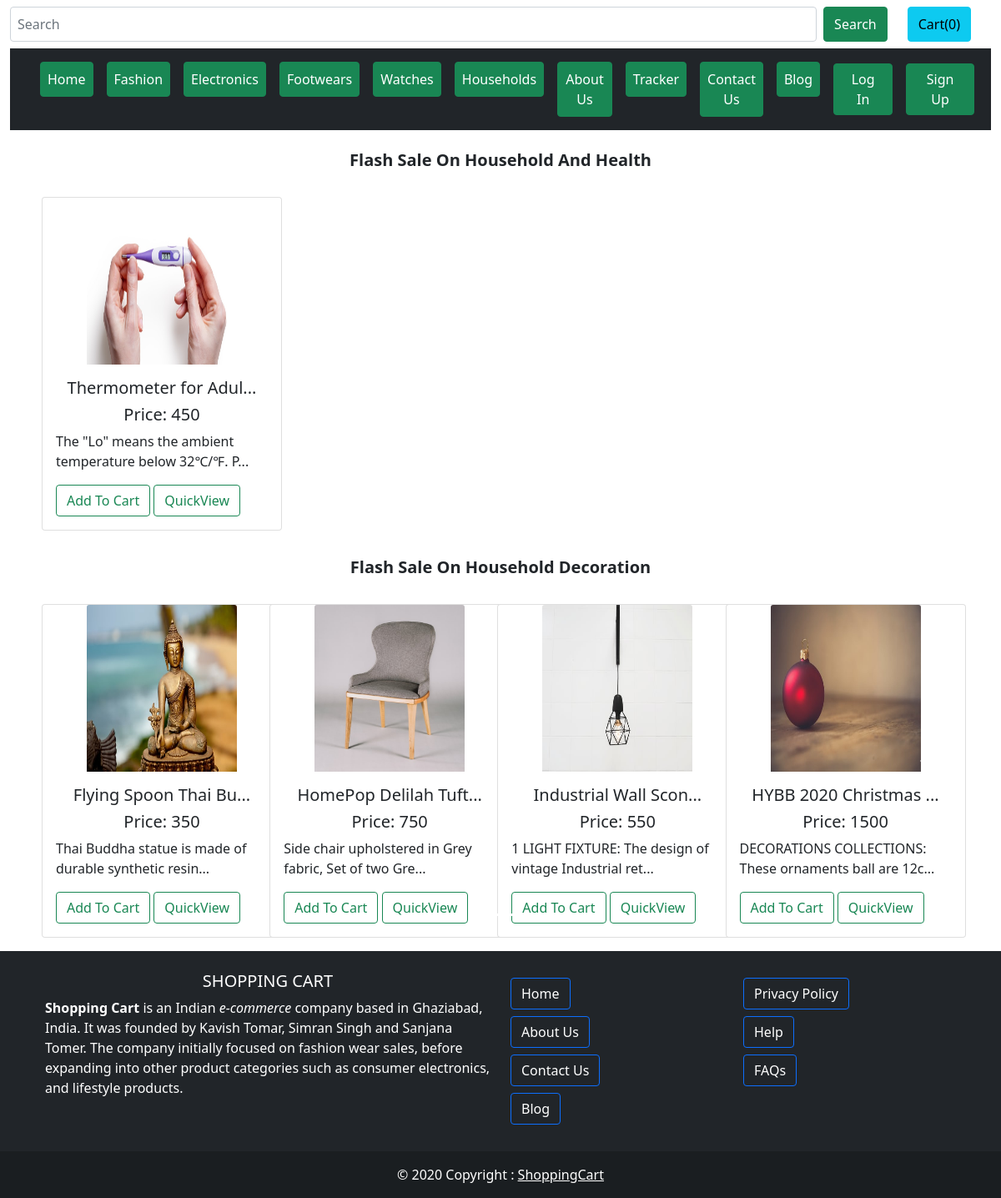
Screenshot of /shop/households/ with the database file from the repository.
### shop/models.py (models this page shows, shortened)
class Product(models.Model):
    product_id = models.AutoField
    product_name = models.CharField(max_length=100)
    category = models.CharField(max_length=50, default="")
    subcategory = models.CharField(max_length=50, default="")
    price = models.IntegerField(default=0)
    desc = models.TextField(max_length=5000)
    pub_date = models.DateField()
    image = models.ImageField(upload_to="shop/images", default="")

### shop/views.py (the view)
# urls.py: path('households/', views.households, name='households'),
def households(request):
    allProds = []
    catprods = Product.objects.values('subcategory', 'id')
    cats = {item['subcategory'] for item in catprods}
    for cat in cats:
        prod = Product.objects.filter(subcategory=cat.lower())
        if cat.__contains__('household'):
            n = len(prod)
            nSlides = n // 4 + ceil((n / 4) - (n // 4))
            allProds.append([prod, range(1, nSlides), nSlides])
    params = {'allProds': allProds}
    return render(request,'shop/household.html', params)

### shop/templates/shop/household.html (shortened to what this page needs)
{% extends 'shop/basic.html' %}
{% block body %}
{% load static %}
<div class="container-fluid ">
    {% for product, range, nSlides in allProds %}
    <h5 class="my-4 fw-bold"  >Flash Sale On {{product.0.subcategory|title}}</h5>
    <div class="row my-2">
        <div id="demo{{forloop.counter}}" class="col carousel slide my-2" data-ride="carousel">
            <ul class="carousel-indicators">
                <li data-bs-target="#demo{{forloop.counter}}" data-bs-slide-to="0" class="active"></li>
            </ul>
            <div class="container carousel-inner no-padding">
                <div class="carousel-item active">
                    {% for i in product %}
                    <div class="col-xs-3 col-sm-3 col-md-3">
                        <div class="card align-items-center" style="width: 18rem;">
                            <img src='/media/{{i.image}}' class="card-img-top" alt="...">
                            <div class="card-body h-100">
                                <h5 class="card-title "  id="namepr{{i.id}}">{{i.product_name|slice:"0:20"}}...</h5>
                                <h5 class="card-title" >Price: <span id="pricepr{{i.id}}">{{i.price}}</span></h5>
                                <p class="card-text">{{i.desc|slice:"0:53"}}...</p>
                                <span id="divpr{{i.id}}" class="divpr">
                                    <button id="pr{{i.id}}" class="btn btn-outline-success cart">Add To Cart</button>
                                </span>
                                <a href="/shop/products/{{i.id}}"><button id="qv{{i.id}}" class="btn btn-outline-success cart">QuickView</button></a>
                            </div>
                        </div>
                    </div>
                    {% endfor %}
                </div>
            </div>
      <button class="carousel-control-prev" type="button" data-bs-target="#demo{{forloop.counter}}" data-bs-slide="prev">
      <span class="carousel-control-prev-icon" aria-hidden="true"></span>
    </button>
    <button class="carousel-control-next" type="button" data-bs-target="#demo{{forloop.counter}}" data-bs-slide="next">
      <span class="carousel-control-next-icon" aria-hidden="true"></span>
    </button>
    </div></div>
    {% endfor %}
</div>
{% endblock %}

### rows the page displays
Product: subcategory "Household And Health", image (picture), product_name "Thermometer for Adul", price "450", desc "The \"Lo\" means the ambient temperature below 32℃/℉. P"
Product: subcategory "Household Decoration", image (picture), product_name "Flying Spoon Thai Bu", price "350", desc "Thai Buddha statue is made of durable synthetic resin"
Product: image (picture), product_name "HomePop Delilah Tuft", price "750", desc "Side chair upholstered in Grey fabric, Set of two Gre"
Product: image (picture), product_name "Industrial Wall Scon", price "550", desc "1 LIGHT FIXTURE: The design of vintage Industrial ret"
Product: image (picture), product_name "HYBB 2020 Christmas", price "1500", desc "DECORATIONS COLLECTIONS: These ornaments ball are 12c"
